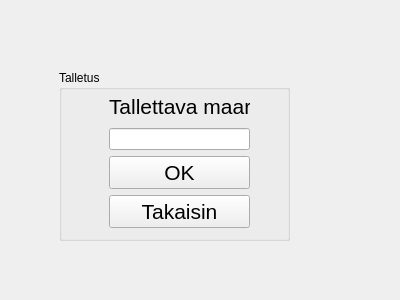
<?xml version="1.0" encoding="UTF-8"?>
<ui version="4.0">
 <class>Talletus</class>
 <widget class="QWidget" name="Talletus">
  <property name="geometry">
   <rect>
    <x>0</x>
    <y>0</y>
    <width>400</width>
    <height>300</height>
   </rect>
  </property>
  <property name="windowTitle">
   <string>Form</string>
  </property>
  <widget class="QGroupBox" name="groupBox_Talletus">
   <property name="geometry">
    <rect>
     <x>59</x>
     <y>70</y>
     <width>231</width>
     <height>171</height>
    </rect>
   </property>
   <property name="title">
    <string>Talletus</string>
   </property>
   <widget class="QWidget" name="layoutWidget">
    <property name="geometry">
     <rect>
      <x>50</x>
      <y>20</y>
      <width>141</width>
      <height>138</height>
     </rect>
    </property>
    <layout class="QVBoxLayout" name="verticalLayout">
     <item>
      <widget class="QLabel" name="label_Tallettava_maara">
       <property name="font">
        <font>
         <pointsize>16</pointsize>
        </font>
       </property>
       <property name="text">
        <string>Tallettava maara</string>
       </property>
      </widget>
     </item>
     <item>
      <widget class="QLineEdit" name="lineEdit_Tallettava_maara"/>
     </item>
     <item>
      <widget class="QPushButton" name="pushButton_Ok">
       <property name="font">
        <font>
         <pointsize>16</pointsize>
        </font>
       </property>
       <property name="text">
        <string>OK</string>
       </property>
      </widget>
     </item>
     <item>
      <widget class="QPushButton" name="pushButton_Takaisin">
       <property name="font">
        <font>
         <pointsize>16</pointsize>
        </font>
       </property>
       <property name="text">
        <string>Takaisin</string>
       </property>
      </widget>
     </item>
    </layout>
   </widget>
  </widget>
 </widget>
 <resources/>
 <connections/>
</ui>
